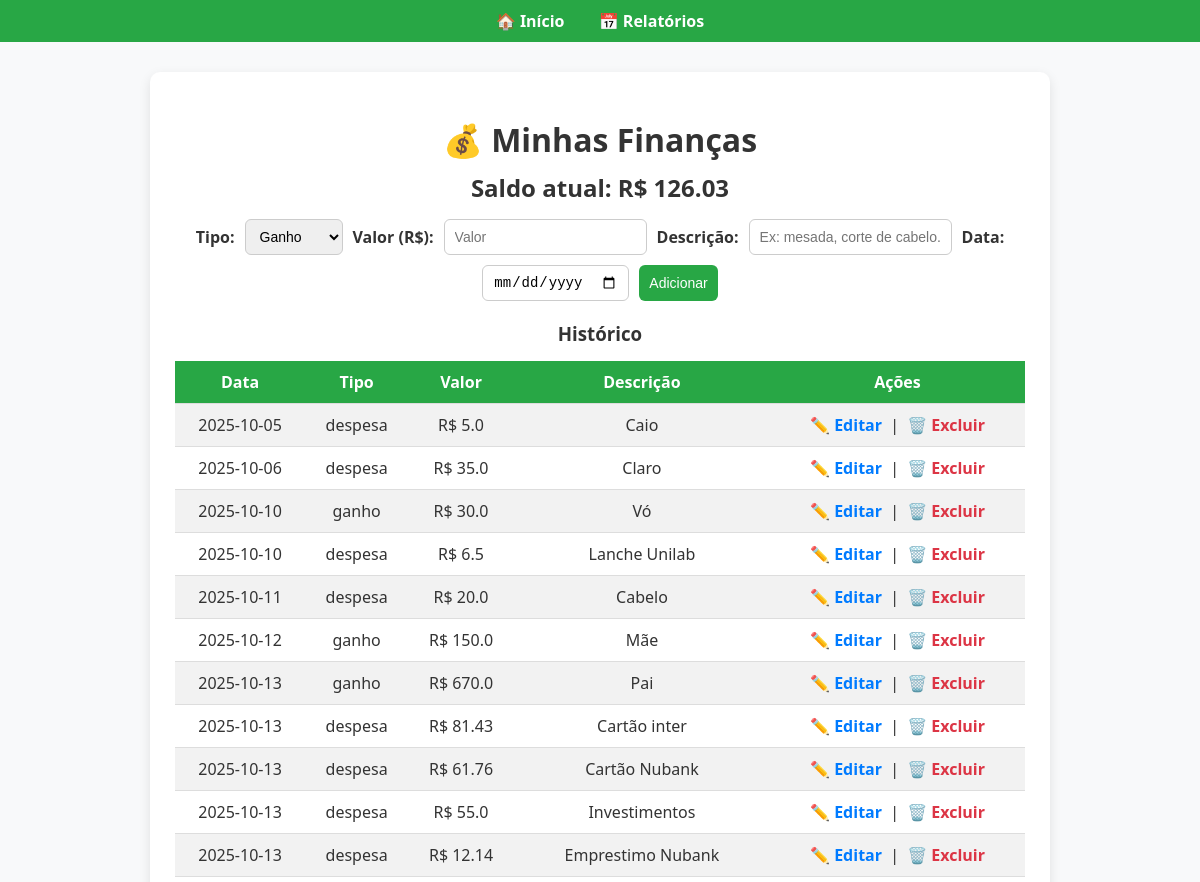
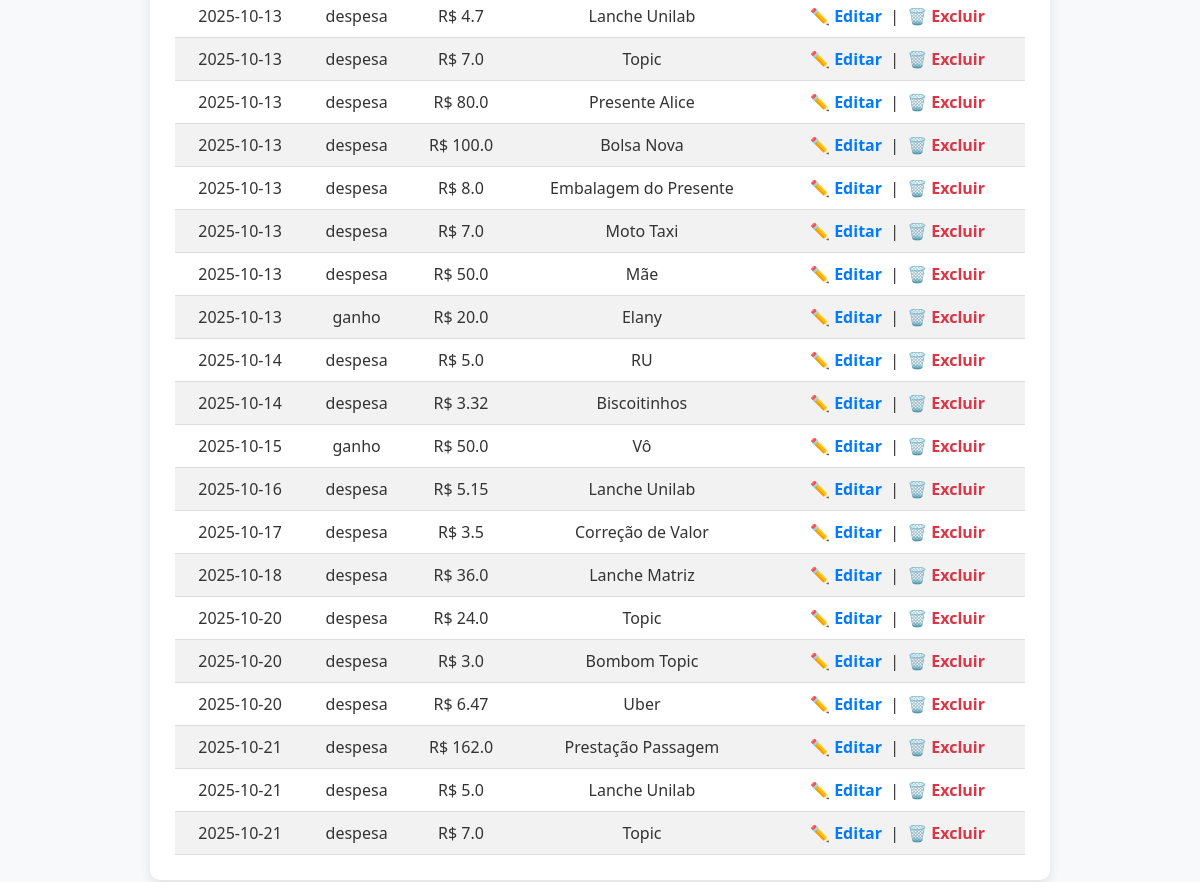
The page / on the database its author committed (2 pictures, top to bottom).
### tables this page shows
CREATE TABLE transacoes (
            id INTEGER PRIMARY KEY AUTOINCREMENT,
            tipo TEXT NOT NULL,
            valor REAL NOT NULL,
            descricao TEXT,
            data TEXT NOT NULL
        , mes INTEGER, ano INTEGER);

### site.py (the view)
@app.route('/')
def index():
    conn = get_db_connection()
    transacoes = conn.execute('SELECT * FROM transacoes ORDER BY data').fetchall()
    conn.close()
    saldo = 0
    for t in transacoes:
        valor = t['valor']
        if t['tipo'] == 'despesa':
            valor = -abs(valor)
        saldo += valor
    saldo = round(saldo, 2)
    return render_template('index.html', transacoes=transacoes, saldo=saldo)

### site.py (called while the page is built)
def get_db_connection():
    conn = sqlite3.connect('finances.db')
    conn.row_factory = sqlite3.Row
    return conn

### templates/index.html (shortened to what this page needs)
<!DOCTYPE html>
<html lang="pt-br">
<head>
    <link rel="stylesheet" href="{{ url_for('static', filename='style.css') }}">
</head>
<body>
    <div class="navbar">
        <a href="/">🏠 Início</a>
        <a href="/relatorios">📅 Relatórios</a>
    </div>
    <div class="container">
        <h1>💰 Minhas Finanças</h1>
        <h2>Saldo atual: R$ {{ saldo }}</h2>
        <form action="/adicionar" method="POST">
            <label>Tipo:</label>
            <select name="tipo" required>
                <option value="ganho">Ganho</option>
            </select>
            <label>Valor (R$):</label>
            <input type="number" step="0.01" name="valor" placeholder="Valor" required>
            <label>Descrição:</label>
            <input type="text" name="descricao" placeholder="Ex: mesada, corte de cabelo..." required>
            <label>Data:</label>
            <input type="date" name="data" required>
            <button type="submit">Adicionar</button>
        </form>
        <h3>Histórico</h3>
        <table>
            <tr>
                <th>Data</th>
                <th>Tipo</th>
                <th>Valor</th>
                <th>Descrição</th>
                <th>Ações</th>
            </tr>
            {% for t in transacoes %}
            <tr>
                <td>{{ t['data'] }}</td>
                <td>{{ t['tipo'] }}</td>
                <td>R$ {{ t['valor'] }}</td>
                <td>{{ t['descricao'] }}</td>
                <td>
                    <a href="/editar/{{ t['id'] }}">✏️ Editar</a> |
                    <a href="/excluir/{{ t['id'] }}" onclick="return confirm('Tem certeza que deseja excluir esta transação?')">🗑️ Excluir</a>
                </td>
            </tr>
            {% endfor %}
        </table>
    </div>
</body>
</html>

### static/style.css (style rules this page uses)
body { font-family: "Segoe UI", Arial, sans-serif; background-color: #f8f9fa; margin: 0; padding: 0; color: #333; }
.navbar { background-color: #28a745; padding: 10px; text-align: center; }
.navbar a { color: white; font-weight: bold; margin: 0 15px; text-decoration: none; font-size: 16px; }
.container { width: 90%; max-width: 850px; margin: 30px auto; background: white; border-radius: 10px; padding: 25px; box-shadow: 0 4px 12px rgba(0, 0, 0, 0.1); }
h1 { text-align: center; margin-bottom: 10px; font-size: 2rem; }
h2, h3 { text-align: center; margin-top: 10px; margin-bottom: 15px; }
a { color: #007bff; text-decoration: none; font-weight: bold; }
form { display: flex; flex-wrap: wrap; justify-content: center; gap: 10px; margin-bottom: 20px; }
form label { font-weight: bold; align-self: center; }
form input, form select, form button { padding: 8px 10px; border: 1px solid #ccc; border-radius: 6px; font-size: 14px; }
form button { background-color: #28a745; color: white; border: none; cursor: pointer; transition: 0.2s; }
table { width: 100%; border-collapse: collapse; margin-top: 15px; }
th, td { padding: 10px; text-align: center; border-bottom: 1px solid #ddd; }
th { background-color: #28a745; color: white; }
tr:nth-child(even) { background-color: #f2f2f2; }
td a { margin: 0 4px; }
td a[href*="editar"] { color: #007bff; }
td a[href*="excluir"] { color: #dc3545; }

### rows shown on the page
transacoes: data "2025-10-05", tipo "despesa", valor "5.0", descricao "Caio"
transacoes: data "2025-10-06", tipo "despesa", valor "35.0", descricao "Claro"
transacoes: data "2025-10-10", tipo "ganho", valor "30.0", descricao "Vó"
transacoes: data "2025-10-10", tipo "despesa", valor "6.5", descricao "Lanche Unilab"
transacoes: data "2025-10-11", tipo "despesa", valor "20.0", descricao "Cabelo"
transacoes: data "2025-10-12", tipo "ganho", valor "150.0", descricao "Mãe"
transacoes: data "2025-10-13", tipo "ganho", valor "670.0", descricao "Pai"
transacoes: data "2025-10-13", tipo "despesa", valor "81.43", descricao "Cartão inter"
transacoes: data "2025-10-13", tipo "despesa", valor "61.76", descricao "Cartão Nubank"
transacoes: data "2025-10-13", tipo "despesa", valor "55.0", descricao "Investimentos"
transacoes: data "2025-10-13", tipo "despesa", valor "12.14", descricao "Emprestimo Nubank"
transacoes: data "2025-10-13", tipo "despesa", valor "4.7", descricao "Lanche Unilab"
transacoes: data "2025-10-13", tipo "despesa", valor "7.0", descricao "Topic"
transacoes: data "2025-10-13", tipo "despesa", valor "80.0", descricao "Presente Alice"
transacoes: data "2025-10-13", tipo "despesa", valor "100.0", descricao "Bolsa Nova"
transacoes: data "2025-10-13", tipo "despesa", valor "8.0", descricao "Embalagem do Presente"
transacoes: data "2025-10-13", tipo "despesa", valor "7.0", descricao "Moto Taxi"
transacoes: data "2025-10-13", tipo "despesa", valor "50.0", descricao "Mãe"
transacoes: data "2025-10-13", tipo "ganho", valor "20.0", descricao "Elany"
transacoes: data "2025-10-14", tipo "despesa", valor "5.0", descricao "RU"
transacoes: data "2025-10-14", tipo "despesa", valor "3.32", descricao "Biscoitinhos"
transacoes: data "2025-10-15", tipo "ganho", valor "50.0", descricao "Vô"
transacoes: data "2025-10-16", tipo "despesa", valor "5.15", descricao "Lanche Unilab"
transacoes: data "2025-10-17", tipo "despesa", valor "3.5", descricao "Correção de Valor"
transacoes: data "2025-10-18", tipo "despesa", valor "36.0", descricao "Lanche Matriz"
transacoes: data "2025-10-20", tipo "despesa", valor "24.0", descricao "Topic"
transacoes: data "2025-10-20", tipo "despesa", valor "3.0", descricao "Bombom Topic"
transacoes: data "2025-10-20", tipo "despesa", valor "6.47", descricao "Uber"
transacoes: data "2025-10-21", tipo "despesa", valor "162.0", descricao "Prestação Passagem"
transacoes: data "2025-10-21", tipo "despesa", valor "5.0", descricao "Lanche Unilab"
transacoes: data "2025-10-21", tipo "despesa", valor "7.0", descricao "Topic"

### other values the page prints
{{ saldo }} "126.03"
